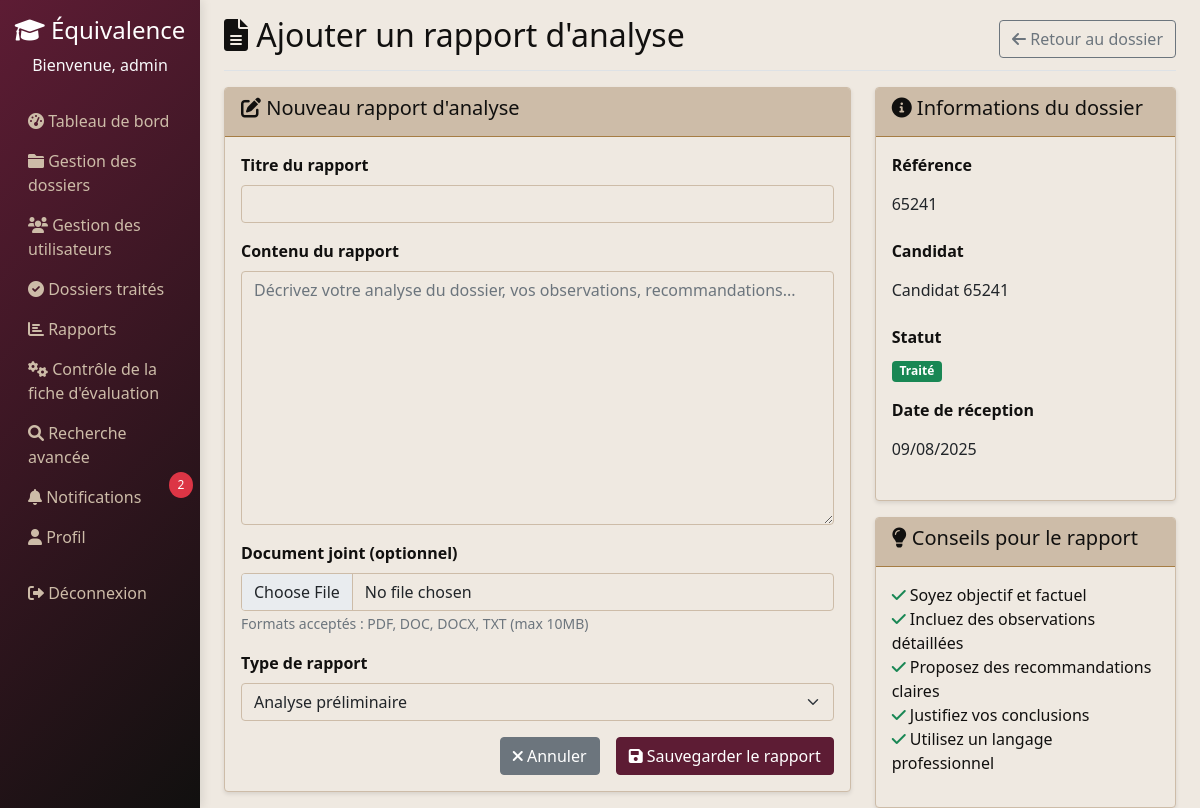
The page /dossiers/dossier/49/rapport/ (signed in) on the database its author committed.
### users/models.py (models this page shows, shortened)
class CustomUser(AbstractUser):
    ADMIN = 'admin'
    PROFESSEUR = 'professeur'
    ROLE_CHOICES = [
        (ADMIN, 'Administrateur'),
        (PROFESSEUR, 'Professeur'),
    ]
    role = models.CharField(max_length=20, choices=ROLE_CHOICES, default=ADMIN)

### dossiers/models.py (models this page shows, shortened)
class Notification(models.Model):
    TYPES = [
        ('affectation', 'Affectation de dossier'),
        ('traitement', 'Traitement terminé'),
        ('evaluation', 'Nouvelle évaluation'),
        ('system', 'Notification système'),
        ('retour', 'Retour à l\'admin'),
        ('renvoi', 'Renvoyer au professeur'),
    ]
    destinataire = models.ForeignKey(CustomUser, on_delete=models.CASCADE, related_name='notifications')
    type_notification = models.CharField(max_length=20, choices=TYPES)
    titre = models.CharField(max_length=255)
    message = models.TextField()
    dossier = models.ForeignKey(Dossier, on_delete=models.CASCADE, null=True, blank=True)
    date_creation = models.DateTimeField(auto_now_add=True)
    lu = models.BooleanField(default=False)
    class Meta:
        ordering = ['-date_creation']

class Dossier(models.Model):
    STATUT_CHOICES = [
        ('non_traite', 'Non traité'),
        ('en_cours', 'En cours'),
        ('traite', 'Traité'),
        ('archive', 'Archivé'),
    ]
    titre = models.CharField(max_length=255)
    description = models.TextField(blank=True)
    date_reception = models.DateField(auto_now_add=True)
    statut = models.CharField(max_length=20, choices=STATUT_CHOICES, default='non_traite')
    professeurs = models.ManyToManyField(settings.AUTH_USER_MODEL, related_name='dossiers_attribues', blank=True)

class Candidat(models.Model):
    dossier = models.OneToOneField(Dossier, on_delete=models.CASCADE, related_name='candidat')
    nom = models.CharField(max_length=255)
    date_arrivee = models.DateField()
    pays_origine = models.CharField(max_length=100)

### dossiers/views.py (the view, shortened to what this page needs)
# urls.py: path('dossier/<int:dossier_id>/rapport/', views.ajouter_rapport, name='ajouter_rapport'),
@login_required
def ajouter_rapport(request, dossier_id):
    dossier = get_object_or_404(Dossier, id=dossier_id)
    if request.user.role == 'professeur' and dossier not in request.user.dossiers_attribues.all():
        messages.error(request, "Accès non autorisé à ce dossier")
        return redirect('dossiers:professeur_dossiers')
    context = {
        'dossier': dossier,
        'form': {}
    }
    return render(request, 'dossiers/ajouter_rapport.html', context)

### templates/dossiers/ajouter_rapport.html (shortened to what this page needs)
{% extends 'base.html' %}
{% block content %}
<div class="d-flex justify-content-between flex-wrap flex-md-nowrap align-items-center pt-3 pb-2 mb-3 border-bottom">
    <h1 class="h2"><i class="fas fa-file-alt"></i> Ajouter un rapport d'analyse</h1>
    <div>
        <a href="{% url 'dossiers:dossier_detail' dossier.id %}" class="btn btn-outline-secondary">
            <i class="fas fa-arrow-left"></i> Retour au dossier
        </a>
    </div>
</div>
<div class="row">
    <div class="col-md-8">
        <div class="card">
            <div class="card-header">
                <h5><i class="fas fa-edit"></i> Nouveau rapport d'analyse</h5>
            </div>
            <div class="card-body">
                <form method="post" enctype="multipart/form-data">
                    <div class="mb-3">
                        <label for="titre" class="form-label fw-bold">Titre du rapport</label>
                        <input type="text" class="form-control" id="titre" name="titre"
                               value="{{ form.titre.value|default:'' }}" required>
                    </div>
                    <div class="mb-3">
                        <label for="contenu" class="form-label fw-bold">Contenu du rapport</label>
                        <textarea class="form-control" id="contenu" name="contenu" rows="10"
                                  placeholder="Décrivez votre analyse du dossier, vos observations, recommandations...">{{ form.contenu.value|default:'' }}</textarea>
                    </div>
                    <div class="mb-3">
                        <label for="document" class="form-label fw-bold">Document joint (optionnel)</label>
                        <input type="file" class="form-control" id="document" name="document"
                               accept=".pdf,.doc,.docx,.txt">
                        <small class="text-muted">Formats acceptés : PDF, DOC, DOCX, TXT (max 10MB)</small>
                    </div>
                    <div class="mb-3">
                        <label for="type_rapport" class="form-label fw-bold">Type de rapport</label>
                        <select class="form-select" id="type_rapport" name="type_rapport">
                            <option value="analyse_preliminaire" {% if form.type_rapport.value == 'analyse_preliminaire' %}selected{% endif %}>
                                Analyse préliminaire
                            </option>
                        </select>
                    </div>
                    <div class="d-grid gap-2 d-md-flex justify-content-md-end">
                        <a href="{% url 'dossiers:dossier_detail' dossier.id %}" class="btn btn-secondary me-md-2">
                            <i class="fas fa-times"></i> Annuler
                        </a>
                        <button type="submit" class="btn btn-primary">
                            <i class="fas fa-save"></i> Sauvegarder le rapport
                        </button>
                    </div>
                </form>
            </div>
        </div>
    </div>
    <div class="col-md-4">
        <div class="card">
            <div class="card-header">
                <h5><i class="fas fa-info-circle"></i> Informations du dossier</h5>
            </div>
            <div class="card-body">
                <div class="mb-3">
                    <label class="form-label fw-bold">Référence</label>
                    <p class="form-control-plaintext">{{ dossier.titre }}</p>
                </div>
                <div class="mb-3">
                    <label class="form-label fw-bold">Candidat</label>
                    <p class="form-control-plaintext">{{ dossier.candidat.nom }}</p>
                </div>
                <div class="mb-3">
                    <label class="form-label fw-bold">Statut</label>
                    <p>
                        <span class="badge bg-{% if dossier.statut == 'non_traite' %}warning{% elif dossier.statut == 'en_cours' %}info{% elif dossier.statut == 'traite' %}success{% else %}secondary{% endif %}">
                            {{ dossier.get_statut_display }}
                        </span>
                    </p>
                </div>
                <div class="mb-3">
                    <label class="form-label fw-bold">Date de réception</label>
                    <p class="form-control-plaintext">{{ dossier.date_reception|date:"d/m/Y" }}</p>
                </div>
            </div>
        </div>
        <div class="card mt-3">
            <div class="card-header">
                <h5><i class="fas fa-lightbulb"></i> Conseils pour le rapport</h5>
            </div>
            <div class="card-body">
                <ul class="list-unstyled">
                    <li><i class="fas fa-check text-success"></i> Soyez objectif et factuel</li>
                    <li><i class="fas fa-check text-success"></i> Incluez des observations détaillées</li>
                    <li><i class="fas fa-check text-success"></i> Proposez des recommandations claires</li>
                    <li><i class="fas fa-check text-success"></i> Justifiez vos conclusions</li>
                    <li><i class="fas fa-check text-success"></i> Utilisez un langage professionnel</li>
                </ul>
            </div>
        </div>
    </div>
</div>
{% endblock %}

### templates/base.html (shortened to what this page needs)
{% load static %}
<!DOCTYPE html>
<html lang="fr">
<head>
    <link href="https://cdn.jsdelivr.net/npm/bootstrap@5.1.3/dist/css/bootstrap.min.css" rel="stylesheet">
    <link href="https://cdnjs.cloudflare.com/ajax/libs/font-awesome/6.0.0/css/all.min.css" rel="stylesheet">
</head>
<body>
    {% if user.is_authenticated %}
    <div class="container-fluid">
        <div class="row">
            <nav class="col-md-3 col-lg-2 d-md-block sidebar collapse">
                <div class="position-sticky pt-3">
                    <div class="text-center mb-4">
                        <h4 class="text-white"><i class="fas fa-graduation-cap"></i> Équivalence</h4>
                        <p class="text-light">Bienvenue, {{ user.username }}</p>
                    </div>
                    <ul class="nav flex-column">
                        <li class="nav-item">
                            <a class="nav-link" href="{% url 'dossiers:dashboard' %}">
                                <i class="fas fa-tachometer-alt"></i> Tableau de bord
                            </a>
                        </li>
                        {% if user.role == 'admin' %}
                        <li class="nav-item">
                            <a class="nav-link" href="{% url 'dossiers:gestion_dossiers' %}">
                                <i class="fas fa-folder"></i> Gestion des dossiers
                            </a>
                        </li>
                        <li class="nav-item">
                            <a class="nav-link" href="{% url 'users:gestion_utilisateurs' %}">
                                <i class="fas fa-users"></i> Gestion des utilisateurs
                            </a>
                        </li>
                        <li class="nav-item">
                            <a class="nav-link" href="{% url 'dossiers:dossiers_traites_admin' %}">
                                <i class="fas fa-check-circle"></i> Dossiers traités
                            </a>
                        </li>
                        <li class="nav-item">
                            <a class="nav-link" href="{% url 'dossiers:rapports_statistiques' %}">
                                <i class="fas fa-chart-bar"></i> Rapports
                            </a>
                        </li>
                        <li class="nav-item">
                            <a class="nav-link" href="{% url 'dossiers:controle_fiche_evaluation' %}">
                                <i class="fas fa-cogs"></i> Contrôle de la fiche d'évaluation
                            </a>
                        </li>
                        {% else %}
                        <li class="nav-item">
                            <a class="nav-link" href="{% url 'dossiers:professeur_dossiers' %}">
                                <i class="fas fa-folder-open"></i> Mes dossiers
                            </a>
                        </li>
                        {% endif %}
                        <li class="nav-item">
                            <a class="nav-link" href="{% url 'dossiers:recherche_avancee' %}">
                                <i class="fas fa-search"></i> Recherche avancée
                            </a>
                        </li>
                        <li class="nav-item">
                            <a class="nav-link position-relative" href="{% url 'dossiers:notifications' %}">
                                <i class="fas fa-bell"></i> Notifications
                                {% if user.notifications.all %}
                                <span class="notification-badge">{{ user.notifications.all|length }}</span>
                                {% endif %}
                            </a>
                        </li>
                        <li class="nav-item">
                            <a class="nav-link" href="{% url 'users:profile' %}">
                                <i class="fas fa-user"></i> Profil
                            </a>
                        </li>
                        <li class="nav-item mt-3">
                            <a class="nav-link text-danger" href="{% url 'logout' %}">
                                <i class="fas fa-sign-out-alt"></i> Déconnexion
                            </a>
                        </li>
                    </ul>
                </div>
            </nav>
            <main class="col-md-9 ms-sm-auto col-lg-10 px-md-4">
                {% block content %}{% endblock %}
            </main>
        </div>
    </div>
    {% else %}
        {% block login_content %}{% endblock %}
    {% endif %}
</body>
</html>

### templates/base.html (style rules this page uses)
:root { --color-black: #11100F; --color-dark-maroon: #5D1C34; --color-muted-gold: #A67D44; --color-sage-green: #899481; --color-light-taupe: #CDBCA8; --color-off-white: #EFE9E1; }
body { background-color: var(--color-off-white); color: var(--color-black); font-family: 'Segoe UI', Tahoma, Geneva, Verdana, sans-serif; }
.sidebar { min-height: 100vh; background: linear-gradient(135deg, var(--color-dark-maroon) 0%, var(--color-black) 100%); box-shadow: 2px 0 10px rgba(0,0,0,0.1); }
.nav-link { color: var(--color-light-taupe) !important; transition: all 0.3s ease; }
.card { background-color: var(--color-off-white); border: 1px solid var(--color-light-taupe); box-shadow: 0 2px 4px rgba(0,0,0,0.1); }
.card-header { background-color: var(--color-light-taupe); color: var(--color-black); border-bottom: 1px solid var(--color-muted-gold); }
.btn-primary { background-color: var(--color-dark-maroon); border-color: var(--color-dark-maroon); }
.badge { background-color: var(--color-sage-green); }
.form-control, .form-select { background-color: var(--color-off-white); border-color: var(--color-light-taupe); }
.notification-badge { position: absolute; top: -5px; right: -5px; background-color: #dc3545; color: white; border-radius: 50%; padding: 0.25rem 0.5rem; font-size: 0.75rem; min-width: 1.5rem; text-align: center; }

### rows shown on the page
CustomUser: username "admin", notifications.all|length "2"
Dossier: titre "65241", candidat.nom "Candidat 65241", statut "Traité", date_reception "09/08/2025"
